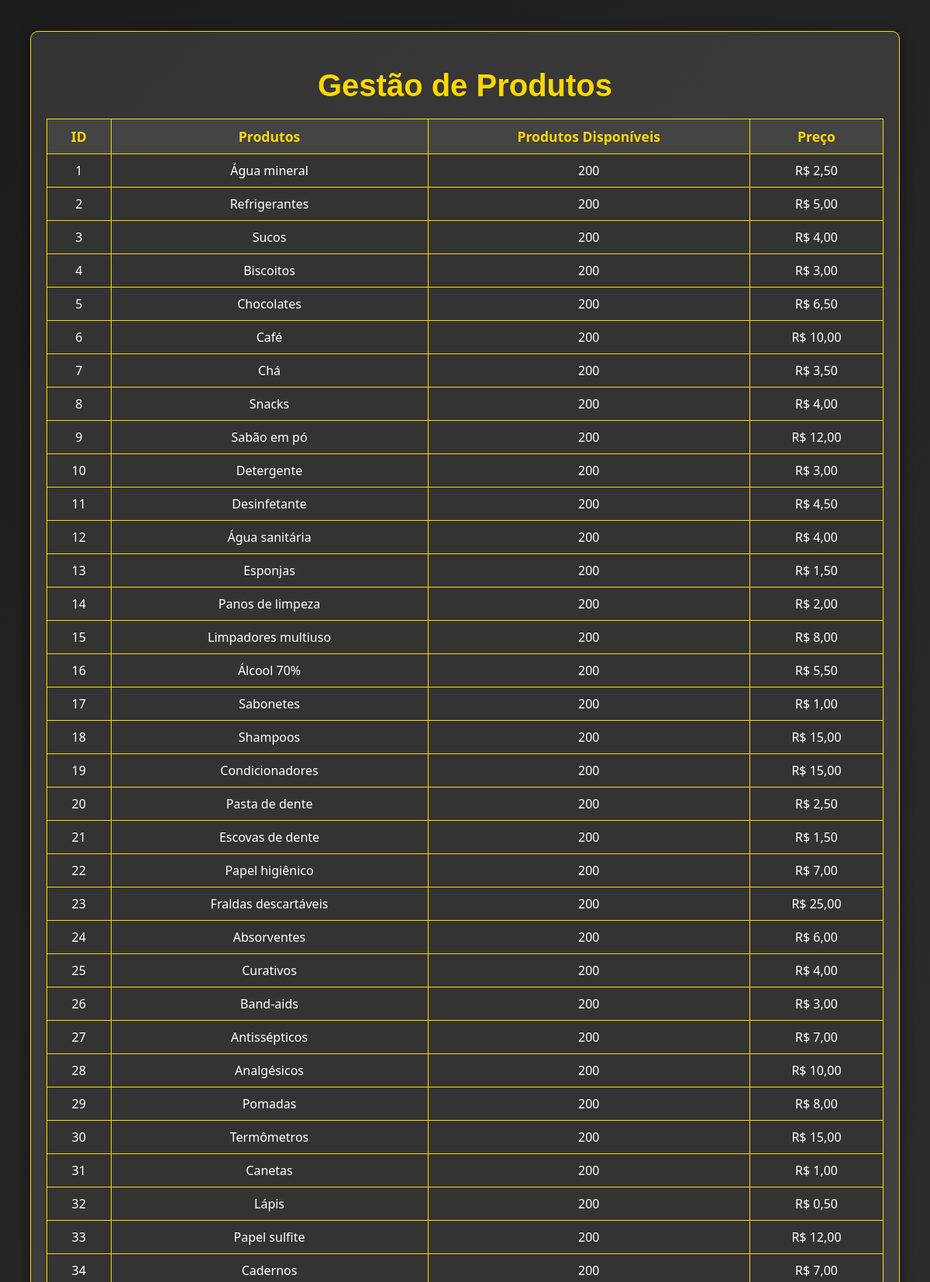
The page /morador-mercado/mercado.php (upper part) on the database its author committed.
### tables this page shows
CREATE TABLE IF NOT EXISTS ingresso (
    idIngresso INT PRIMARY KEY AUTO_INCREMENT,
    nomeEvento VARCHAR(100) NOT NULL,
    quantidadeDisponivel INT NOT NULL,
    preco DECIMAL(10,2) NOT NULL
);

### Administrador/Vendas/Modelo/conexao.php (called while the page is built)
<?php
class Conexao {
    public static function getConexao() {
        try {
            $conexao = new PDO('mysql:host=localhost;dbname=etech', 'root', '');
            $conexao->setAttribute(PDO::ATTR_ERRMODE, PDO::ERRMODE_EXCEPTION);
            return $conexao;
        } catch (PDOException $e) {
            echo 'Erro de conexão: ' . $e->getMessage();
            exit;
        }
    }
}
?>

### Administrador/Vendas/Controle/IngressoController.php (called while the page is built, shortened)
<?php
require_once('ingressoDAO.php');
class IngressoController {
    private $ingressoDAO;
    public function __construct() {
        $this->ingressoDAO = new IngressoDAO();
    }
    public function listarIngressos() {
        return $this->ingressoDAO->listarIngressos();
    }
}
?>

### Administrador/Vendas/Modelo/ingressoDAO.php (called while the page is built, shortened)
<?php
require_once 'conexao.php';
class IngressoDAO {
    private $conexao;
    public function __construct() {
        $this->conexao = Conexao::getConexao();
    }
    public function listarIngressos() {
        $sql = "SELECT * FROM ingresso";
        $stmt = $this->conexao->query($sql);
        return $stmt->fetchAll(PDO::FETCH_ASSOC);
    }
}
?>

### morador-mercado/mercado.php (the view, shortened to what this page needs)
<?php
require_once '../Administrador/Vendas/Controle/IngressoController.php';
$ingressoController = new IngressoController();
$ingressos = $ingressoController->listarIngressos();
?>
<!DOCTYPE html>
<html lang="pt-br">
<head>
    <link rel="stylesheet" href="../../css/StyleVenda.css">
</head>
<body>
    <div class="container">
        <h1>Gestão de Produtos</h1>
        <table border="1">
            <tr>
                <th>ID</th>
                <th>Produtos</th>
                <th>Produtos Disponíveis</th>
                <th>Preço</th>
            </tr>
            <?php foreach ($ingressos as $ingresso): ?>
                <tr>
                    <td><?= $ingresso['idIngresso'] ?></td>
                    <td><?= $ingresso['nomeEvento'] ?></td>
                    <td><?= $ingresso['quantidadeDisponivel'] ?></td>
                    <td>R$ <?= number_format($ingresso['preco'], 2, ',', '.') ?></td>
                </tr>
            <?php endforeach; ?>
        </table>
    </div>
</body>
</html>

### Administrador/css/StyleVenda.css (style rules this page uses)
body { font-family: 'Segoe UI', Tahoma, Geneva, Verdana, sans-serif; background-color: #000; color: #FFD700; margin: 0; padding: 0; }
h2, h1 { color: #FFD700; text-align: center; }
.container { max-width: 800px; margin: 50px auto; padding: 20px; background-color: #333; color: #FFD700; box-shadow: 0 0 10px rgba(255, 215, 0, 0.5); border-radius: 8px; text-align: center; border: 1px solid #FFD700; }
table { width: 100%; border-collapse: collapse; }
table, th, td { border: 1px solid #FFD700; padding: 10px; text-align: center; font-family: 'Segoe UI', Tahoma, Geneva, Verdana, sans-serif; }
th { background-color: #555; }
td { background-color: #333; }

### morador-mercado/mercado.php (style rules this page uses)
body { font-family: 'Arial', sans-serif; background: linear-gradient(135deg, #1c1c1c, #333); color: #f9f9f9; margin: 0; padding: 0; }
.container { width: 90%; max-width: 1200px; margin: 40px auto; background: rgba(255, 255, 255, 0.1); padding: 20px; border-radius: 10px; box-shadow: 0 5px 15px rgba(0, 0, 0, 0.5); }
h1 { text-align: center; font-size: 2.5rem; color: gold; margin-bottom: 20px; }
table { width: 100%; border-collapse: collapse; margin-bottom: 20px; }
table th, table td { border: 1px solid gold; padding: 10px; text-align: center; color: #fff; }
table th { background: #444; color: gold; font-size: 1.1rem; }
table tr:nth-child(even) { background: rgba(255, 255, 255, 0.05); }

### rows shown on the page
ingresso: idIngresso "1", nomeEvento "Água mineral", quantidadeDisponivel "200", preco "2,50"
ingresso: idIngresso "2", nomeEvento "Refrigerantes", quantidadeDisponivel "200", preco "5,00"
ingresso: idIngresso "3", nomeEvento "Sucos", quantidadeDisponivel "200", preco "4,00"
ingresso: idIngresso "4", nomeEvento "Biscoitos", quantidadeDisponivel "200", preco "3,00"
ingresso: idIngresso "5", nomeEvento "Chocolates", quantidadeDisponivel "200", preco "6,50"
ingresso: idIngresso "6", nomeEvento "Café", quantidadeDisponivel "200", preco "10,00"
ingresso: idIngresso "7", nomeEvento "Chá", quantidadeDisponivel "200", preco "3,50"
ingresso: idIngresso "8", nomeEvento "Snacks", quantidadeDisponivel "200", preco "4,00"
ingresso: idIngresso "9", nomeEvento "Sabão em pó", quantidadeDisponivel "200", preco "12,00"
ingresso: idIngresso "10", nomeEvento "Detergente", quantidadeDisponivel "200", preco "3,00"
ingresso: idIngresso "11", nomeEvento "Desinfetante", quantidadeDisponivel "200", preco "4,50"
ingresso: idIngresso "12", nomeEvento "Água sanitária", quantidadeDisponivel "200", preco "4,00"
ingresso: idIngresso "13", nomeEvento "Esponjas", quantidadeDisponivel "200", preco "1,50"
ingresso: idIngresso "14", nomeEvento "Panos de limpeza", quantidadeDisponivel "200", preco "2,00"
ingresso: idIngresso "15", nomeEvento "Limpadores multiuso", quantidadeDisponivel "200", preco "8,00"
ingresso: idIngresso "16", nomeEvento "Álcool 70%", quantidadeDisponivel "200", preco "5,50"
ingresso: idIngresso "17", nomeEvento "Sabonetes", quantidadeDisponivel "200", preco "1,00"
ingresso: idIngresso "18", nomeEvento "Shampoos", quantidadeDisponivel "200", preco "15,00"
ingresso: idIngresso "19", nomeEvento "Condicionadores", quantidadeDisponivel "200", preco "15,00"
ingresso: idIngresso "20", nomeEvento "Pasta de dente", quantidadeDisponivel "200", preco "2,50"
ingresso: idIngresso "21", nomeEvento "Escovas de dente", quantidadeDisponivel "200", preco "1,50"
ingresso: idIngresso "22", nomeEvento "Papel higiênico", quantidadeDisponivel "200", preco "7,00"
ingresso: idIngresso "23", nomeEvento "Fraldas descartáveis", quantidadeDisponivel "200", preco "25,00"
ingresso: idIngresso "24", nomeEvento "Absorventes", quantidadeDisponivel "200", preco "6,00"
ingresso: idIngresso "25", nomeEvento "Curativos", quantidadeDisponivel "200", preco "4,00"
ingresso: idIngresso "26", nomeEvento "Band-aids", quantidadeDisponivel "200", preco "3,00"
ingresso: idIngresso "27", nomeEvento "Antissépticos", quantidadeDisponivel "200", preco "7,00"
ingresso: idIngresso "28", nomeEvento "Analgésicos", quantidadeDisponivel "200", preco "10,00"
ingresso: idIngresso "29", nomeEvento "Pomadas", quantidadeDisponivel "200", preco "8,00"
ingresso: idIngresso "30", nomeEvento "Termômetros", quantidadeDisponivel "200", preco "15,00"
ingresso: idIngresso "31", nomeEvento "Canetas", quantidadeDisponivel "200", preco "1,00"
ingresso: idIngresso "32", nomeEvento "Lápis", quantidadeDisponivel "200", preco "0,50"
ingresso: idIngresso "33", nomeEvento "Papel sulfite", quantidadeDisponivel "200", preco "12,00"
ingresso: idIngresso "34", nomeEvento "Cadernos", quantidadeDisponivel "200", preco "7,00"
